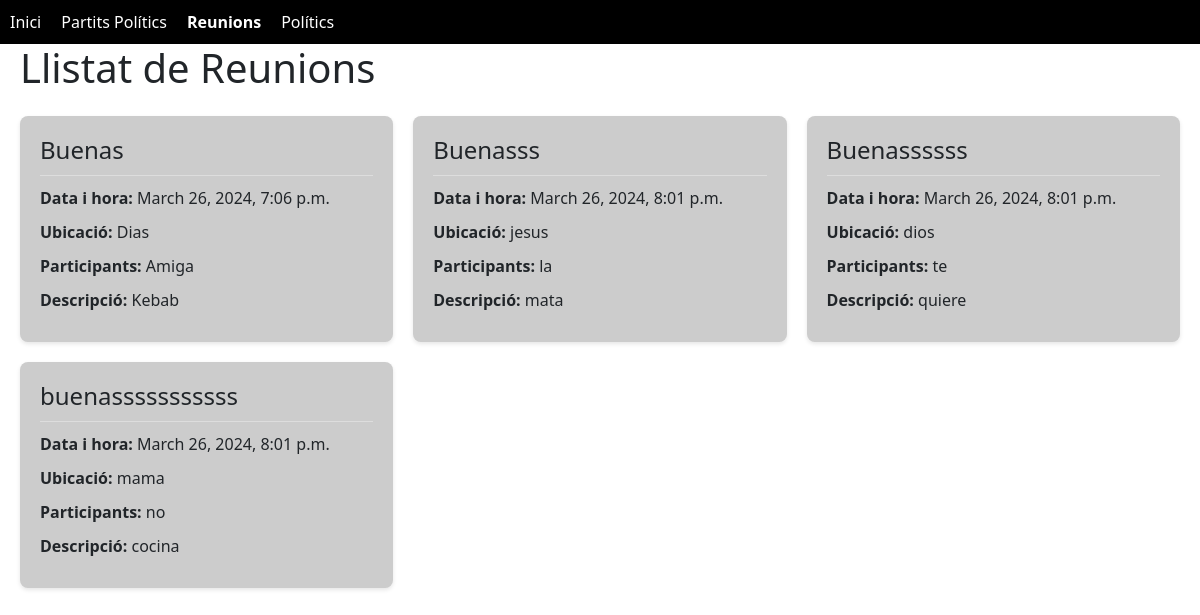
Screenshot of /reunions/ with the database file from the repository.
### modelManagement/models.py (models this page shows, shortened)
class Reunio(models.Model):
    subject = models.CharField(max_length=255, null=True)
    date = models.DateTimeField(null=True)
    ubication = models.CharField(max_length=255)
    members = models.CharField(max_length=255, null=True)
    description = models.TextField(null=True)

### modelManagement/views.py (the view)
# urls.py: path('reunions/', views.reunio, name='reunio'),
def reunio(request):
    reunions = Reunio.objects.all().values()
    template = loader.get_template('reunions.html')
    context = {
        'reunions': reunions,
    }
    return HttpResponse(template.render(context, request))

### modelManagement/templates/reunions.html
{% extends "base.html" %}
{% load static %}
{% block content %}
<h1>Llistat de Reunions</h1>
<div class="meetings-container mt-4">
    {% for reunio in reunions %}
        <div class="meeting-card">
            <div class="meeting-header">
                <h2 class="meeting-title">{{ reunio.subject }}</h2>
            </div>
            <div class="meeting-details">
                <p><strong>Data i hora:</strong> {{ reunio.date }}</p>
                <p><strong>Ubicació:</strong> {{ reunio.ubication }}</p>
                <p><strong>Participants:</strong> {{ reunio.members }}</p>
                <p><strong>Descripció:</strong> {{ reunio.description }}</p>
            </div>
        </div>
    {% endfor %}
</div>
{% endblock %}

### static/css/style.css (style rules this page uses)
h1 { margin-left: 20px; margin-top: 20px; }
body { background-color: lightblue; font-family: verdana; }
.meetings-container { display: flex; flex-wrap: wrap; gap: 20px; margin-left: 20px; }
.meeting-card { background-color: #CCCCCC; border-radius: 8px; box-shadow: 0 2px 4px rgba(0, 0, 0, 0.1); overflow: hidden; transition: box-shadow 0.3s ease; width: calc(33.33% - 20px); padding: 20px; }
.meeting-header { border-bottom: 1px solid #ddd; padding-bottom: 10px; margin-bottom: 10px; }
.meeting-title { font-size: 1.5em; margin: 0; }
.meeting-details p { margin: 0 0 10px 0; }
.meeting-details p strong { font-weight: bold; }

### rows the page displays
Reunio: subject "Buenas", date "March 26, 2024, 7:06 p.m.", ubication "Dias", members "Amiga", description "Kebab"
Reunio: subject "Buenasss", date "March 26, 2024, 8:01 p.m.", ubication "jesus", members "la", description "mata"
Reunio: subject "Buenassssss", date "March 26, 2024, 8:01 p.m.", ubication "dios", members "te", description "quiere"
Reunio: subject "buenasssssssssss", date "March 26, 2024, 8:01 p.m.", ubication "mama", members "no", description "cocina"
